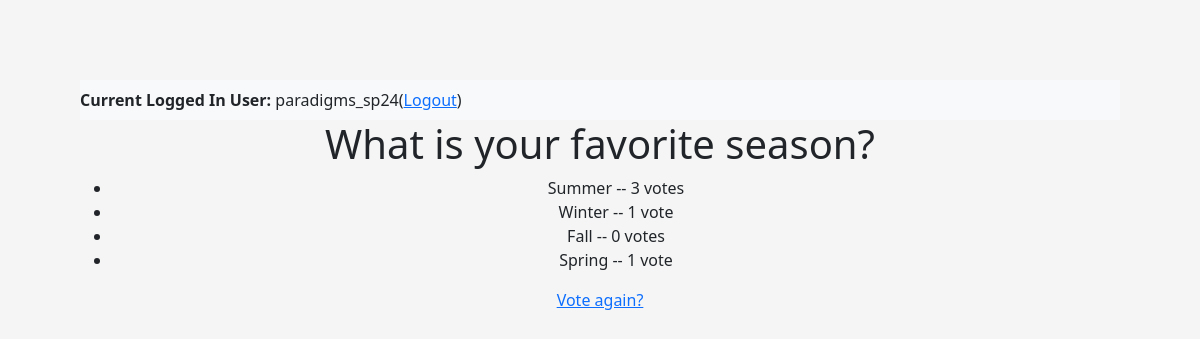
The app's page /polls/1/results/ (signed in) with its own data.
### polls/models.py (models this page shows, shortened)
class Question(models.Model):
    question_text = models.CharField(max_length=200)
    pub_date = models.DateTimeField('date published')

class Choice(models.Model):
    question = models.ForeignKey(Question, on_delete=models.CASCADE)
    choice_text = models.CharField(max_length=200)
    votes = models.IntegerField(default=0)

### polls/views.py (the view)
# urls.py: path('<int:pk>/results/', views.ResultsView.as_view(), name='results'),
class ResultsView(DetailView):
    model = Question
    template_name = "polls/results.html"

### polls/templates/polls/results.html (shortened to what this page needs)
{% extends "polls/base.html" %}
{% block content %}
    <h1>{{ question.question_text }}</h1>
    <ul>
        {% for choice in question.choice_set.all %}
            <li>
                {{ choice.choice_text }} --
                {{ choice.votes }}
                vote{{ choice.votes|pluralize }}
            </li>
        {% endfor %}
    </ul>
    <a href="{% url 'polls:detail' question.id %}">
        Vote again?
    </a>
{% endblock %}

### polls/templates/polls/base.html (style rules this page uses)
html, body { height: 100%; align-items: center; padding: 40px; background-color: #f5f5f5; text-align: center; }

### records on screen
Question: question_text "What is your favorite season?"
Choice: choice_text "Summer", votes "3"
Choice: choice_text "Winter", votes "1"
Choice: choice_text "Fall", votes "0"
Choice: choice_text "Spring", votes "1"

### other values on screen
{{ request.session.user }} "paradigms_sp24"
